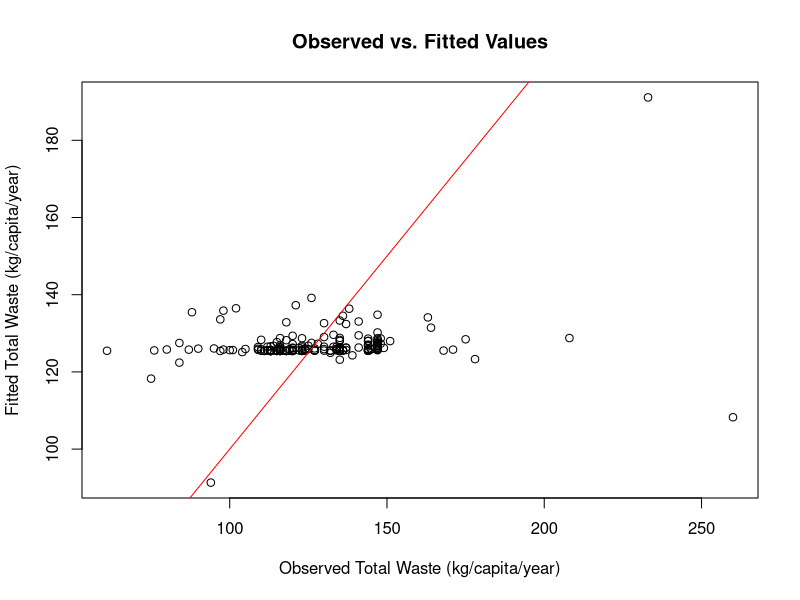

The R source for this figure:
library(dplyr)
library(ggplot2)

data <- read.csv("cleaneddata.csv")

convert_to_numeric <- function(column) {
  as.numeric(gsub("[^0-9.-]", "", column))}

# Convert relevant columns to numeric, handling non-numeric entries
data <- data %>%
  mutate("Household estimate (kg/capita/year)" = as.numeric("Household estimate (kg/capita/year)"),
         "Retail estimate (kg/capita/year)" = as.numeric("Retail estimate (kg/capita/year)"),
         "Food service estimate (kg/capita/year)" = as.numeric("Food service estimate (kg/capita/year)"),
         "Household estimate (tonnes/year)" = as.numeric("Household estimate (tonnes/year)"),
         "Retail estimate (tonnes/year)" = as.numeric("Retail estimate (tonnes/year)"),
         "Food service estimate (tonnes/year)" = as.numeric("Food service estimate (tonnes/year)"))

# Check for NA values and handle them (e.g., replace with 0)
data[is.na(data)] <- 0

# Linear regression: Predict Total Waste based on Household and Retail Waste
model <- lm(`combined.figures..kg.capita.year.` ~ `Household.estimate..tonnes.year.` + `Retail.estimate..tonnes.year.`, data = data)

# Summary of the regression model
summary(model)

# Extract the fitted values from the linear regression model
fitted_values <- predict(model)

# Create a scatterplot of observed vs. fitted values
plot(data$`combined.figures..kg.capita.year.`, fitted_values, 
     xlab = "Observed Total Waste (kg/capita/year)",
     ylab = "Fitted Total Waste (kg/capita/year)",
     main = "Observed vs. Fitted Values")

# Add a diagonal line for reference
abline(0, 1, col = "red")


colnames(data)